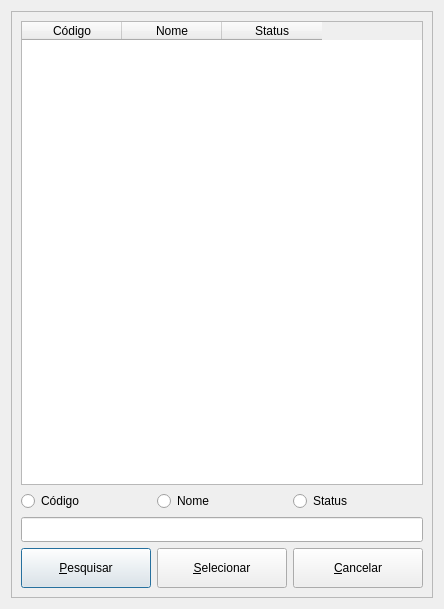
<?xml version="1.0" encoding="UTF-8"?>
<ui version="4.0">
 <class>dialogSearchSimple</class>
 <widget class="QDialog" name="dialogSearchSimple">
  <property name="geometry">
   <rect>
    <x>0</x>
    <y>0</y>
    <width>444</width>
    <height>609</height>
   </rect>
  </property>
  <property name="minimumSize">
   <size>
    <width>444</width>
    <height>609</height>
   </size>
  </property>
  <property name="maximumSize">
   <size>
    <width>444</width>
    <height>609</height>
   </size>
  </property>
  <property name="windowTitle">
   <string>Dialog</string>
  </property>
  <layout class="QVBoxLayout" name="verticalLayout">
   <item>
    <widget class="QFrame" name="frame">
     <property name="frameShape">
      <enum>QFrame::StyledPanel</enum>
     </property>
     <property name="frameShadow">
      <enum>QFrame::Raised</enum>
     </property>
     <layout class="QVBoxLayout" name="verticalLayout_2">
      <item>
       <widget class="QTableWidget" name="tbl_search">
        <property name="autoScrollMargin">
         <number>30</number>
        </property>
        <property name="verticalScrollMode">
         <enum>QAbstractItemView::ScrollPerPixel</enum>
        </property>
        <property name="showGrid">
         <bool>true</bool>
        </property>
        <property name="gridStyle">
         <enum>Qt::DotLine</enum>
        </property>
        <column>
         <property name="text">
          <string>Código</string>
         </property>
        </column>
        <column>
         <property name="text">
          <string>Nome</string>
         </property>
        </column>
        <column>
         <property name="text">
          <string>Status</string>
         </property>
        </column>
       </widget>
      </item>
      <item>
       <layout class="QHBoxLayout" name="horizontalLayout_2">
        <item>
         <widget class="QRadioButton" name="radio_search_codigo">
          <property name="minimumSize">
           <size>
            <width>82</width>
            <height>17</height>
           </size>
          </property>
          <property name="text">
           <string>Código</string>
          </property>
         </widget>
        </item>
        <item>
         <widget class="QRadioButton" name="radio_search_nome">
          <property name="minimumSize">
           <size>
            <width>82</width>
            <height>17</height>
           </size>
          </property>
          <property name="text">
           <string>Nome</string>
          </property>
         </widget>
        </item>
        <item>
         <widget class="QRadioButton" name="radio_search_status">
          <property name="minimumSize">
           <size>
            <width>82</width>
            <height>17</height>
           </size>
          </property>
          <property name="text">
           <string>Status</string>
          </property>
         </widget>
        </item>
       </layout>
      </item>
      <item>
       <widget class="QLineEdit" name="text_search">
        <property name="minimumSize">
         <size>
          <width>400</width>
          <height>25</height>
         </size>
        </property>
       </widget>
      </item>
      <item>
       <layout class="QHBoxLayout" name="horizontalLayout">
        <item>
         <widget class="QPushButton" name="bnt_search">
          <property name="minimumSize">
           <size>
            <width>100</width>
            <height>40</height>
           </size>
          </property>
          <property name="text">
           <string>&amp;Pesquisar</string>
          </property>
          <property name="shortcut">
           <string>Alt+P</string>
          </property>
         </widget>
        </item>
        <item>
         <widget class="QPushButton" name="bnt_select">
          <property name="minimumSize">
           <size>
            <width>100</width>
            <height>40</height>
           </size>
          </property>
          <property name="text">
           <string>&amp;Selecionar</string>
          </property>
          <property name="shortcut">
           <string>Alt+S</string>
          </property>
         </widget>
        </item>
        <item>
         <widget class="QPushButton" name="bnt_exit">
          <property name="minimumSize">
           <size>
            <width>100</width>
            <height>40</height>
           </size>
          </property>
          <property name="text">
           <string>&amp;Cancelar</string>
          </property>
          <property name="shortcut">
           <string>Alt+C</string>
          </property>
         </widget>
        </item>
       </layout>
      </item>
     </layout>
    </widget>
   </item>
  </layout>
 </widget>
 <resources/>
 <connections/>
</ui>
